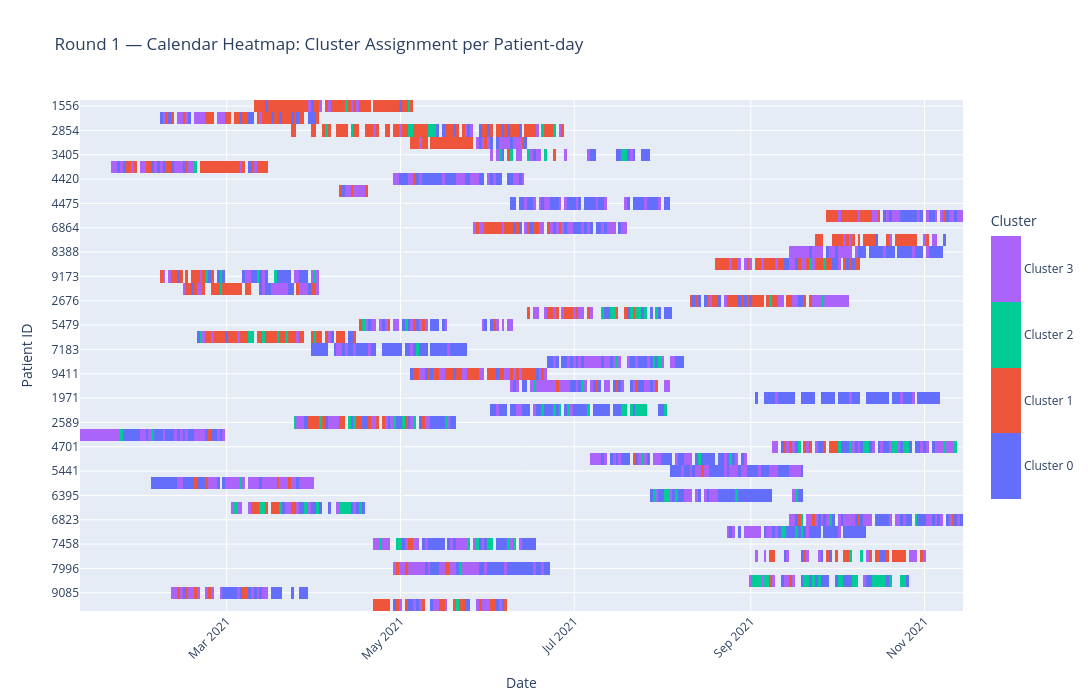

The code cell stored with this chart in its notebook:
### Code cell
# Calendar heatmap: patient x date, discrete colour per cluster
cal_df = meta.copy()
if 'disease_type' not in cal_df.columns:
    cal_df = cal_df.merge(daily[['id','date','disease_type']], on=['id','date'], how='left')

patient_order = (
    cal_df.groupby(['id','disease_type'])['cluster'].count().reset_index()
    .sort_values(['disease_type','id'])['id'].tolist()
) if 'disease_type' in cal_df.columns else sorted(cal_df['id'].unique())

pivot = cal_df.pivot(index='id', columns='date', values='cluster').reindex(patient_order)

# Step-function colorscale: each cluster band maps to the same colour as disease-bar / relative-day
colorscale = []
for i in range(K_R1):
    lo = i / K_R1
    hi = (i + 1) / K_R1
    colorscale.append([lo, CLUSTER_COLORS[i % len(CLUSTER_COLORS)]])
    colorscale.append([hi, CLUSTER_COLORS[i % len(CLUSTER_COLORS)]])

fig = go.Figure(go.Heatmap(
    z=pivot.values,
    x=[str(d)[:10] for d in pivot.columns],
    y=[str(pid) for pid in pivot.index],
    colorscale=colorscale,
    zmin=-0.5, zmax=K_R1 - 0.5,
    colorbar=dict(
        title='Cluster',
        tickvals=list(range(K_R1)),
        ticktext=[f'Cluster {k}' for k in range(K_R1)],
        lenmode='fraction', len=0.6,
    ),
    hovertemplate='Date: %{x}<br>Patient: %{y}<br>Cluster: %{z}<extra></extra>',
))
fig.update_layout(
    title='Round 1 — Calendar Heatmap: Cluster Assignment per Patient-day',
    height=700, width=1100,
    xaxis=dict(title='Date', tickangle=-45),
    yaxis=dict(title='Patient ID', autorange='reversed'),
)
fig.show()

### Figure 1 — Plotly figure (JSON) as saved in the notebook; plotly's stock layout.template omitted (floating-point values rounded to 4 significant figures; data arrays with more than 128 entries replaced by an {"elided": "..."} marker saying what was removed)
{"data": [{"colorbar": {"len": 0.6, "lenmode": "fraction", "ticktext": ["Cluster 0", "Cluster 1", "Cluster 2", "Cluster 3"], "tickvals": [0, 1, 2, 3], "title": {"text": "Cluster"}}, "colorscale": [[0, "#636EFA"], [0.25, "#636EFA"], [0.25, "#EF553B"], [0.5, "#EF553B"], [0.5, "#00CC96"], [0.75, "#00CC96"], [0.75, "#AB63FA"], [1, "#AB63FA"]], "hovertemplate": "Date: %{x}<br>Patient: %{y}<br>Cluster: %{z}<extra></extra>", "type": "heatmap", "x": {"elided": "309 str values"}, "y": ["1556", "2815", "2854", "2909", "3405", "4349", "4420", "4457", "4475", "5977", "6864", "8046", "8388", "8446", "9173", "9501", "2676", "4441", "5479", "6947", "7183", "8826", "9411", "1120", "1971", "2130", "2589", "3389", "4701", "5338", "5441", "6155", "6395", "6661", "6823", "7016", "7458", "7513", "7996", "8147", "9085", "9926"], "z": {"elided": "42x309 float values"}, "zmax": 3.5, "zmin": -0.5}], "layout": {"height": 700, "title": {"text": "Round 1 — Calendar Heatmap: Cluster Assignment per Patient-day"}, "width": 1100, "xaxis": {"tickangle": -45, "title": {"text": "Date"}}, "yaxis": {"autorange": "reversed", "title": {"text": "Patient ID"}}}}
